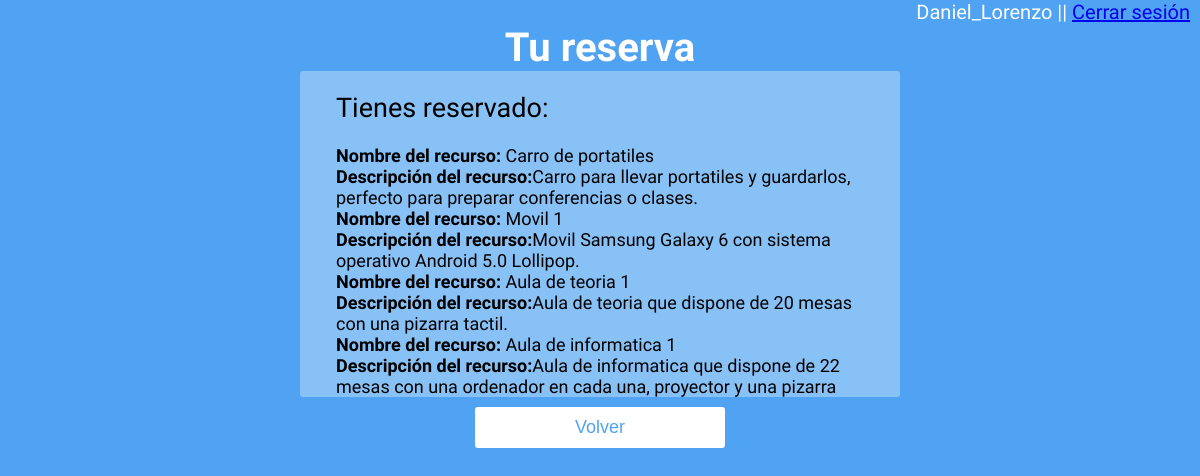
Page /PR02_antiguo/mis_reservas01.php (signed in) on the committed database.
### tables this page shows
CREATE TABLE IF NOT EXISTS `tbl_usuaris` (
`id_usuari` int(11) NOT NULL,
  `pass_usuari` varchar(20) NOT NULL,
  `nom_usuari` varchar(20) NOT NULL,
  `email_usuari` varchar(50) NOT NULL,
  `id_tipo_usuari` int(11) DEFAULT NULL
);

CREATE TABLE IF NOT EXISTS `tbl_recurs` (
`id_recurs` int(11) NOT NULL,
  `nom_recurs` varchar(35) NOT NULL,
  `desc_recurs` varchar(100) NOT NULL,
  `img_recurs` varchar(35) NOT NULL,
  `tipus_recurs` tinyint(1) NOT NULL,
  `estado` varchar(20) NOT NULL,
  `id_usuari` int(11) DEFAULT NULL
);

### login/session.php (called while the page is built, shortened)
<?php
$con = mysqli_connect('localhost', 'root', '', 'bd_botiga_reserva_mejora');
$user_check=$_SESSION['login_user'];
$sql = "SELECT * FROM tbl_usuaris WHERE id_usuari = '$user_check'";
$datos = mysqli_query($con, $sql);
$row = mysqli_fetch_assoc($datos);
$login_session =$row['nom_usuari'];
?>

### PR02_antiguo/mis_reservas01.php (the view, shortened to what this page needs)
<?php
include('login/session.php');
?>
<html lang="en">
		<head>
        <link rel="stylesheet" href="css/style.css">
        </head>
        <body>
           <div class="fondo">
                <header>
                       <p class="username"><?php echo $login_session; ?> ||  <a href="index.php">Cerrar sesión</a></p>
                        <h1>Tu reserva</H1>
                </header>
                <section class="formulario">
                        <p>
           				<?php
                       $con = mysqli_connect('localhost', 'root', '', 'bd_botiga_reserva_mejora');
						$sql = "SELECT * FROM tbl_recurs, tbl_usuaris WHERE `tbl_usuaris`.`id_usuari` = $_SESSION[login_user] AND `tbl_recurs`.`id_usuari` = `tbl_usuaris`.`id_usuari` ORDER BY `tbl_recurs`.`id_recurs` ASC";
						$datos = mysqli_query($con, $sql);
								if (mysqli_num_rows($datos)>0) {
									echo "<br><h1>Tienes reservado:</h1><br>";
									while($prod = mysqli_fetch_array($datos)) {
										echo "<b class='negrita'>Nombre del recurso:</b> $prod[nom_recurs]<br/>";
										echo "<b class='negrita'>Descripción del recurso:</b>";
										echo "$prod[desc_recurs]<br/>";
									}
								}else{
									echo "<h1 class='pad'>No has reservado nada</h1>";
								}
						?>
                        </p>
                </section>
                <form id="botonform" action="productos.php">
                <button class="form2" type="submit">Volver</button>
                </form>
                <br>
                </div>
        </body>
</html>

### css/style.css (style rules this page uses)
* { box-sizing: border-box; margin: 0; padding: 0; font-weight: 300; }
body { font-family: 'Source Sans Pro', sans-serif; color: white; font-weight: 300; }
.fondo { background: linear-gradient(to bottom right, #50A3f2 0%, #50A3f2 100%); height: auto; min-height: 100%; width: 100%; }
form { padding: 20px 0; position: relative; z-index: 2; }
form button { -webkit-appearance: none; -moz-appearance: none; appearance: none; outline: 0; background-color: white; border: 0; padding: 10px 15px; color: #50A3f2; border-radius: 3px; width: 250px; cursor: pointer; font-size: 18px; -webkit-transition-duration: 0.25s; transition-duration: 0.25s; }
header h1 { font-size: 40px; font-weight: bold; text-align: center; }
.formulario { padding-left: 3%; padding-right: 3%; width: 50%; margin-left: 25%; color: black; border-radius: 3px; background-color: rgba(255, 254, 254, 0.32); font-size: 18px; }
.form2 { -webkit-appearance: none; -moz-appearance: none; appearance: none; outline: 0; background-color: white; border: 0; padding: 10px 15px; color: #50A3f2; border-radius: 3px; width: 250px; cursor: pointer; display: block; margin-right: auto; margin-left: auto; font-size: 18px; -webkit-transition-duration: 0.25s; transition-duration: 0.25s; }
.username { text-align: right; color: white; font-size: 20px; margin-right: 10px; }
#botonform { padding-top: 10px; padding-bottom: 0px; }
.negrita { font-weight: bold; }
.username { text-align: right; color: white; margin-right: 10px; }

### rows in the picture
tbl_usuaris: nom_usuari "Daniel_Lorenzo"
tbl_recurs: nom_recurs "Carro de portatiles", desc_recurs "Carro para llevar portatiles y guardarlos, perfecto para preparar conferencias o clases."
tbl_recurs: nom_recurs "Movil 1", desc_recurs "Movil Samsung Galaxy 6 con sistema operativo Android 5.0 Lollipop."
tbl_recurs: nom_recurs "Aula de teoria 1", desc_recurs "Aula de teoria que dispone de 20 mesas con una pizarra tactil."
tbl_recurs: nom_recurs "Aula de informatica 1", desc_recurs "Aula de informatica que dispone de 22 mesas con una ordenador en cada una, proyector y una pizarra"
